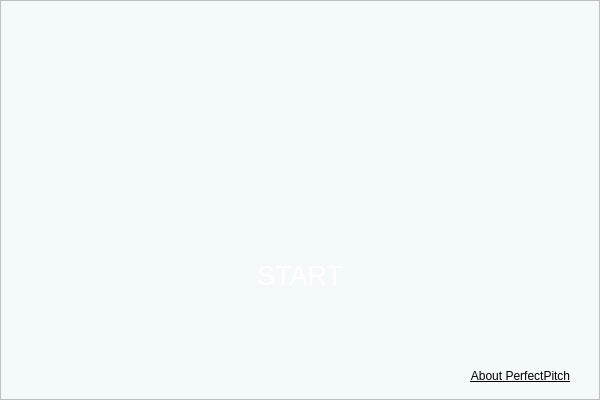
<?xml version="1.0" encoding="UTF-8"?>
<ui version="4.0">
 <class>initialWindow</class>
 <widget class="QMainWindow" name="initialWindow">
  <property name="geometry">
   <rect>
    <x>0</x>
    <y>0</y>
    <width>600</width>
    <height>400</height>
   </rect>
  </property>
  <property name="windowTitle">
   <string>MainWindow</string>
  </property>
  <property name="styleSheet">
   <string notr="true">background-color: rgb(244, 249, 250);</string>
  </property>
  <widget class="QWidget" name="centralwidget">
   <widget class="QFrame" name="initialwindow_frame">
    <property name="geometry">
     <rect>
      <x>0</x>
      <y>0</y>
      <width>600</width>
      <height>400</height>
     </rect>
    </property>
    <property name="font">
     <font>
      <family>Arial</family>
      <underline>true</underline>
     </font>
    </property>
    <property name="styleSheet">
     <string notr="true">background: qlineargradient(
    x1: 0, y1: 0, x2: 1, y2: 1,
    stop: 0 rgba(196, 236, 236, 1), stop: 1 rgba(255, 255, 255, 1)
);</string>
    </property>
    <property name="frameShape">
     <enum>QFrame::StyledPanel</enum>
    </property>
    <property name="frameShadow">
     <enum>QFrame::Raised</enum>
    </property>
    <widget class="QLabel" name="logo">
     <property name="geometry">
      <rect>
       <x>200</x>
       <y>50</y>
       <width>201</width>
       <height>200</height>
      </rect>
     </property>
     <property name="styleSheet">
      <string notr="true">background: none;
border: none;</string>
     </property>
     <property name="text">
      <string/>
     </property>
     <property name="pixmap">
      <pixmap>../images/icon.png</pixmap>
     </property>
     <property name="scaledContents">
      <bool>true</bool>
     </property>
    </widget>
    <widget class="QPushButton" name="startButton">
     <property name="geometry">
      <rect>
       <x>200</x>
       <y>250</y>
       <width>200</width>
       <height>50</height>
      </rect>
     </property>
     <property name="font">
      <font>
       <family>Arial</family>
       <pointsize>20</pointsize>
       <italic>false</italic>
       <bold>false</bold>
      </font>
     </property>
     <property name="styleSheet">
      <string notr="true">font: 20pt &quot;Arial&quot;;
color: white; 
background: qradialgradient(
    cx: 0.3, cy: -0.4, fx: 0.3, fy: -0.4,
    radius: 1.35, stop: 0 rgba(35, 120, 99, 1), stop: 1 rgba(77, 206, 175, 1)
);

border-radius: 10%;</string>
     </property>
     <property name="text">
      <string>START</string>
     </property>
    </widget>
    <widget class="QPushButton" name="aboutButton">
     <property name="geometry">
      <rect>
       <x>450</x>
       <y>360</y>
       <width>141</width>
       <height>32</height>
      </rect>
     </property>
     <property name="font">
      <font>
       <family>Arial</family>
       <underline>true</underline>
      </font>
     </property>
     <property name="styleSheet">
      <string notr="true">background-color: rgb(244, 249, 250);
border: none;
color: black;</string>
     </property>
     <property name="text">
      <string>About PerfectPitch</string>
     </property>
    </widget>
    <widget class="QPushButton" name="modeButton">
     <property name="geometry">
      <rect>
       <x>540</x>
       <y>20</y>
       <width>40</width>
       <height>40</height>
      </rect>
     </property>
     <property name="styleSheet">
      <string notr="true">background:none;
border: none;</string>
     </property>
     <property name="text">
      <string/>
     </property>
     <property name="icon">
      <iconset>
       <normaloff>../../../../../Downloads/lightMode.png</normaloff>../../../../../Downloads/lightMode.png</iconset>
     </property>
     <property name="iconSize">
      <size>
       <width>40</width>
       <height>40</height>
      </size>
     </property>
    </widget>
   </widget>
  </widget>
 </widget>
 <resources/>
 <connections/>
</ui>
